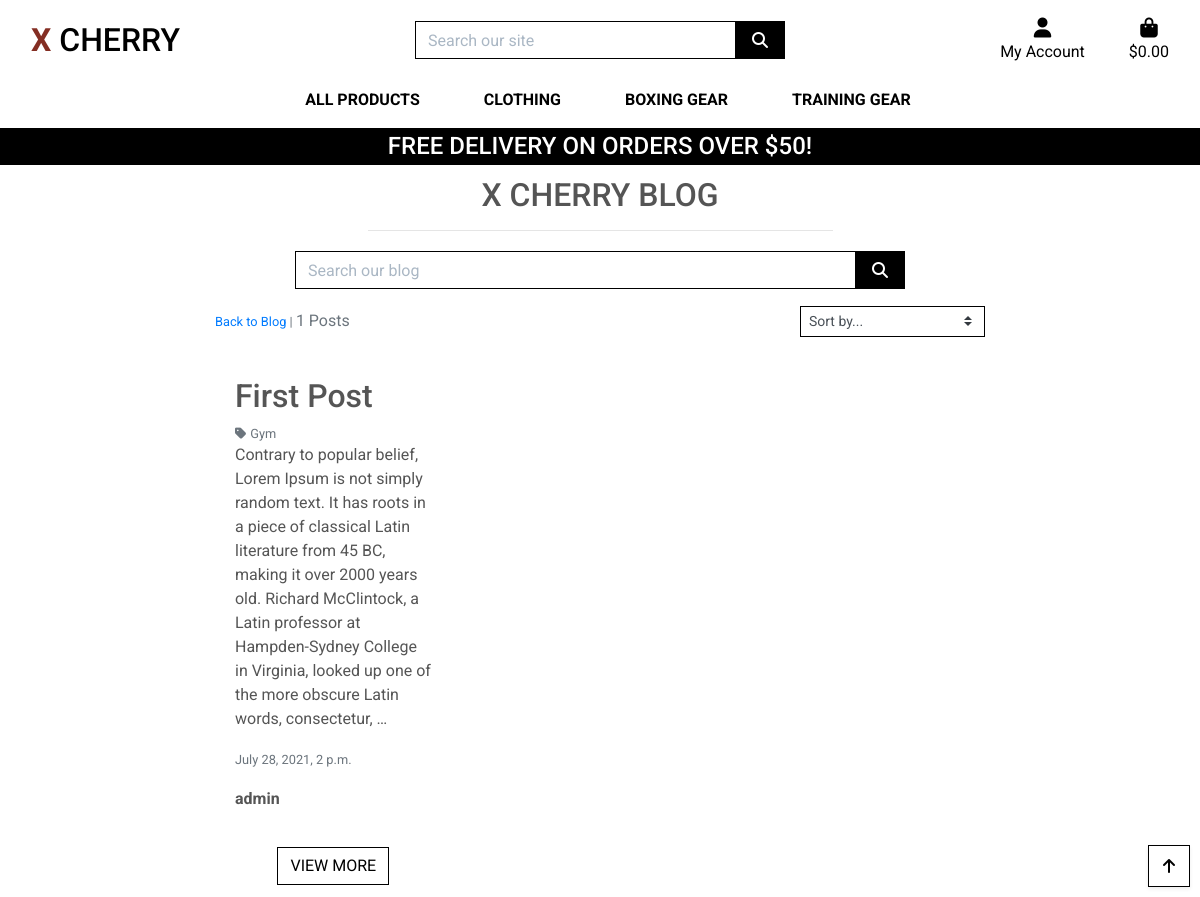
The app's page /blog/?category=gym, older data.
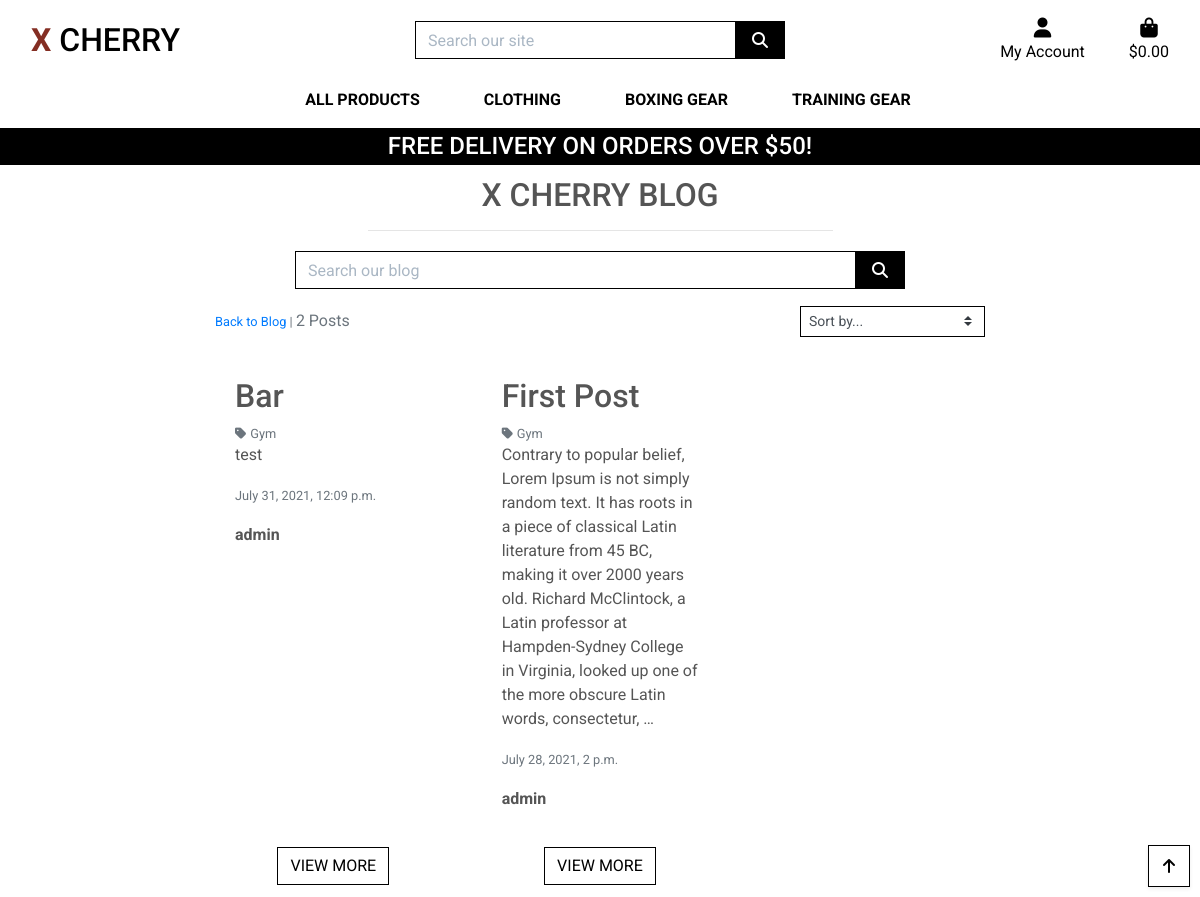
The same page, newer data.
### blog/models.py (models this page shows, shortened)
class Post(models.Model):
    category = models.ForeignKey('Category', null=True, blank=False, on_delete=models.SET_NULL)
    title = models.CharField(max_length=254, null=True, blank=False)
    content = models.TextField()
    date = models.DateTimeField(auto_now=True)
    created_by = models.CharField(max_length=25, null=True, blank=False)
    class Meta:
        ordering = ['-date']

class Category(models.Model):
    class Meta:
        verbose_name_plural = 'Categories'
    name = models.CharField(max_length=254)
    friendly_name = models.CharField(max_length=254, null=True, blank=True)
    def __str__(self):
        return self.name

### blog/views.py (the view, shortened to what this page needs)
# urls.py: path('', views.posts, name='posts'),
def posts(request):
    posts = Post.objects.all()
    query = None
    categories = None
    sort = None
    direction = None
    if request.GET:
        if 'category' in request.GET:
            categories = request.GET['category'].split(',')
            posts = posts.filter(category__name__in=categories)
            categories = Category.objects.filter(name__in=categories)
    current_sorting = f'{sort}_{direction}'
    context = {
        'posts': posts,
        'search_term': query,
        'current_categories': categories,
        'current_sorting': current_sorting,
    }
    return render(request, "blog/blogs.html", context)

### bag/contexts.py (called while the page is built, shortened)
def bag_contents(request):
    bag_items = []
    total = 0
    product_count = 0
    bag = request.session.get('bag', {})
    if total < settings.FREE_DELIVERY_THRESHOLD:
        delivery = total * Decimal(settings.STANDARD_DELIVERY_PERCENTAGE/100)
        free_delivery_delta = settings.FREE_DELIVERY_THRESHOLD - total
    else:
        delivery = 0
        free_delivery_delta = 0
    grand_total = delivery + total
    context = {
        'bag_items': bag_items,
        'total': total,
        'product_count': product_count,
        'delivery': delivery,
        'free_delivery_delta': free_delivery_delta,
        'free_delivery_threshold': settings.FREE_DELIVERY_THRESHOLD,
        'grand_total': grand_total,
    }
    return context

### blog/templates/blog/blogs.html (shortened to what this page needs)
{% extends "base.html" %}
{% load static %}
{% block content %}
<div class="overlay"></div>
<div class="container blog-container">
    <div class="row">
        <div class="col text-center mt-3">
            <h2 class="logo-font">X Cherry Blog</h2>
            <hr class="w-50 mb-1">
        </div>
    </div>
    <div class="row mt-3">
        <div class="col-8 my-auto py-1 py-lg-0 offset-2">
            <form method="GET" action="{% url 'posts' %}">
                <div class="input-group w-100">
                    <input class="form-control border border-black rounded-0" type="text" name="q"
                        placeholder="Search our blog">
                    <div class="input-group-append">
                        <button class="form-control btn btn-black border border-black rounded-0" type="submit">
                            <span class="icon">
                                <i class="fas fa-search"></i>
                            </span>
                        </button>
                    </div>
                </div>
            </form>
        </div>
    </div>
    <div class="row">
        <div class="post-container col-10 offset-1">
            <div class="row mt-1 mb-2">
                <div class="col-12 col-md-6 my-auto order-md-last d-flex justify-content-center justify-content-md-end">
                    <div class="sort-select-wrapper w-50">
                        <select id="sort-selector" class="custom-select custom-select-sm rounded-0 border border-{% if current_sorting != 'None_None' %}info{% else %}black{% endif %}">
                            <option value="reset" {% if current_sorting == 'None_None' %}selected{% endif %}>Sort by...</option>
                        </select>
                    </div>
                </div>
                <div class="col-12 col-md-6">
                    <p class="text-muted mt-3 text-center text-md-left order-md-first">
                        {% if search_term or current_categories or current_sorting != 'None_None' %}
                            <span class="small"><a href="{% url 'posts' %}">Back to Blog</a> | </span>
                        {% endif %}
                        {{ posts|length }} Posts{% if search_term %} found for <strong>"{{ search_term }}"</strong>{% endif %}
                    </p>
                </div>
            </div>
            <div class="row">
                {% for post in posts %}
                    <div class="col-12 col-lg-6 col-xl-4">
                        <div class="card h-100 border-0">
                            <div class="card-body text-left">
                                <h2>{{ post.title }}</h2>
                                {% if post.category %}
                                    <p class="small mt-1 mb-0">
                                        <a href="{% url 'posts' %}?category={{ post.category.name }}" class="text-muted">
                                            <i class="fas fa-tag mr-1"></i>{{ post.category.friendly_name }}
                                        </a>
                                    </p>
                                {% endif %}
                                <p>{{ post.content|truncatewords:50 }}</p>
                                <p><small class="text-muted">{{ post.date }}</small></p>
                                <p><strong>{{ post.created_by }}</strong></p>
                            </div>
                            <div class="card-footer bg-white pt-0 border-0 text-center">
                                <a href="{% url 'blog_post_detail' post.id %}" class="btn btn-outline-black rounded-0">
                                    <span class="text-uppercase">view more</span>
                                </a>
                            </div>
                        </div>
                    </div>
                {% endfor %}
            </div>
        </div>
    </div>
</div>
<div class="btt-button shadow-sm rounded-0 border border-black">
    <a class="btt-link d-flex h-100">
        <i class="fas fa-arrow-up text-black mx-auto my-auto"></i>
    </a>
</div>
{% endblock %}

Row changes from the older to the newer data that the page shows:
added Post: title "Bar", category.friendly_name "Gym", content "test", date "July 31, 2021, 12:09 p.m.", created_by "admin"
Text that changed along with them:
{{ posts|length }}: "1" → "2"
